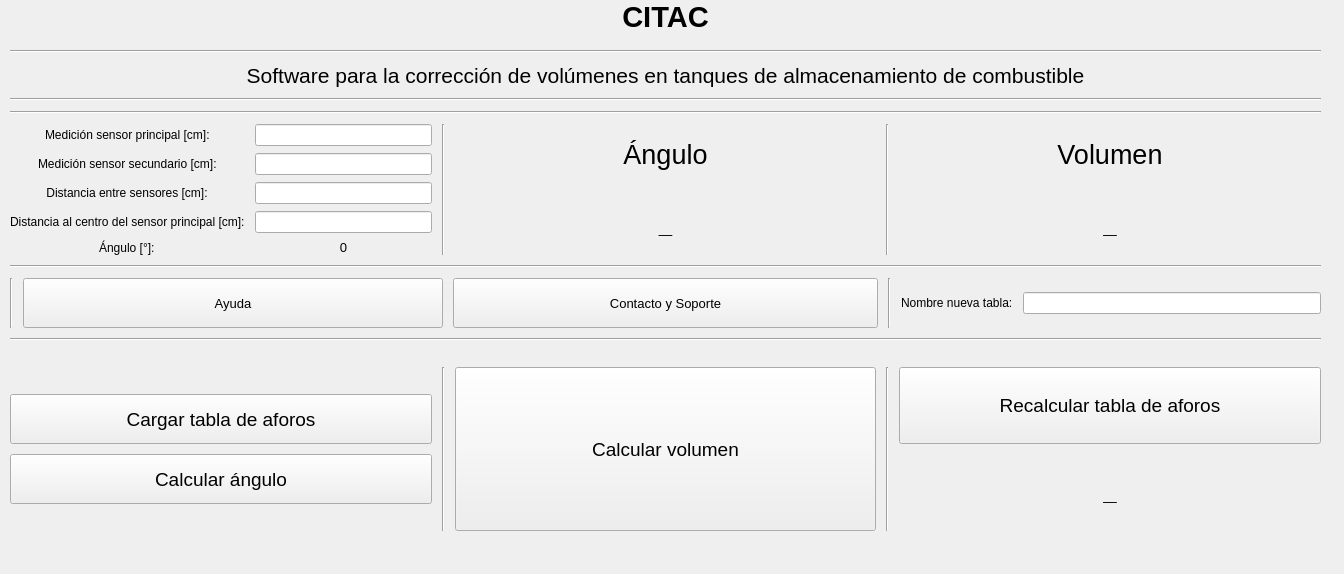
<?xml version="1.0" encoding="UTF-8"?>
<ui version="4.0">
 <class>Ventana</class>
 <widget class="QMainWindow" name="Ventana">
  <property name="geometry">
   <rect>
    <x>0</x>
    <y>0</y>
    <width>1344</width>
    <height>574</height>
   </rect>
  </property>
  <property name="sizePolicy">
   <sizepolicy hsizetype="Fixed" vsizetype="Fixed">
    <horstretch>0</horstretch>
    <verstretch>0</verstretch>
   </sizepolicy>
  </property>
  <property name="windowTitle">
   <string>MainWindow</string>
  </property>
  <property name="windowIcon">
   <iconset>
    <normaloff>../Ojo.png</normaloff>../Ojo.png</iconset>
  </property>
  <property name="autoFillBackground">
   <bool>true</bool>
  </property>
  <property name="styleSheet">
   <string notr="true">alternate-background-color: qlineargradient(spread:repeat, x1:0, y1:0.489, x2:1, y2:0.489, stop:0.858333 rgba(0, 0, 0, 202), stop:1 rgba(255, 255, 255, 255));</string>
  </property>
  <widget class="QWidget" name="centralwidget">
   <property name="enabled">
    <bool>true</bool>
   </property>
   <property name="sizePolicy">
    <sizepolicy hsizetype="Maximum" vsizetype="Maximum">
     <horstretch>0</horstretch>
     <verstretch>0</verstretch>
    </sizepolicy>
   </property>
   <property name="maximumSize">
    <size>
     <width>2500</width>
     <height>1500</height>
    </size>
   </property>
   <widget class="QWidget" name="gridLayoutWidget_2">
    <property name="geometry">
     <rect>
      <x>0</x>
      <y>0</y>
      <width>1331</width>
      <height>541</height>
     </rect>
    </property>
    <layout class="QGridLayout" name="gridLayout_4">
     <item row="2" column="0">
      <layout class="QVBoxLayout" name="verticalLayout">
       <property name="spacing">
        <number>10</number>
       </property>
       <property name="sizeConstraint">
        <enum>QLayout::SetMaximumSize</enum>
       </property>
       <property name="leftMargin">
        <number>10</number>
       </property>
       <property name="topMargin">
        <number>10</number>
       </property>
       <property name="rightMargin">
        <number>10</number>
       </property>
       <property name="bottomMargin">
        <number>10</number>
       </property>
       <item>
        <widget class="Line" name="line_8">
         <property name="orientation">
          <enum>Qt::Horizontal</enum>
         </property>
        </widget>
       </item>
       <item>
        <widget class="QLabel" name="label_7">
         <property name="sizePolicy">
          <sizepolicy hsizetype="Minimum" vsizetype="Fixed">
           <horstretch>0</horstretch>
           <verstretch>0</verstretch>
          </sizepolicy>
         </property>
         <property name="font">
          <font>
           <pointsize>16</pointsize>
          </font>
         </property>
         <property name="text">
          <string>Software para la corrección de volúmenes en tanques de almacenamiento de combustible</string>
         </property>
         <property name="textFormat">
          <enum>Qt::RichText</enum>
         </property>
         <property name="alignment">
          <set>Qt::AlignCenter</set>
         </property>
         <property name="wordWrap">
          <bool>true</bool>
         </property>
        </widget>
       </item>
       <item>
        <widget class="Line" name="line_11">
         <property name="orientation">
          <enum>Qt::Horizontal</enum>
         </property>
        </widget>
       </item>
       <item>
        <widget class="Line" name="line_9">
         <property name="orientation">
          <enum>Qt::Horizontal</enum>
         </property>
        </widget>
       </item>
       <item>
        <layout class="QHBoxLayout" name="horizontalLayout_3">
         <item>
          <layout class="QFormLayout" name="formLayout">
           <property name="sizeConstraint">
            <enum>QLayout::SetMinimumSize</enum>
           </property>
           <property name="labelAlignment">
            <set>Qt::AlignCenter</set>
           </property>
           <property name="formAlignment">
            <set>Qt::AlignCenter</set>
           </property>
           <property name="verticalSpacing">
            <number>7</number>
           </property>
           <item row="0" column="0">
            <widget class="QLabel" name="Altura1s">
             <property name="text">
              <string>Medición sensor principal [cm]:</string>
             </property>
            </widget>
           </item>
           <item row="0" column="1">
            <widget class="QLineEdit" name="Altura1"/>
           </item>
           <item row="1" column="0">
            <widget class="QLabel" name="mediciNSensorPrincipalMLabel_2">
             <property name="text">
              <string>Medición sensor secundario [cm]:</string>
             </property>
            </widget>
           </item>
           <item row="1" column="1">
            <widget class="QLineEdit" name="Altura2"/>
           </item>
           <item row="2" column="0">
            <widget class="QLabel" name="mediciNSensorSecundarioMLabel">
             <property name="text">
              <string>Distancia entre sensores [cm]:</string>
             </property>
             <property name="alignment">
              <set>Qt::AlignCenter</set>
             </property>
            </widget>
           </item>
           <item row="2" column="1">
            <widget class="QLineEdit" name="DisSens"/>
           </item>
           <item row="3" column="0">
            <widget class="QLabel" name="longitudDelCilindroLabel">
             <property name="text">
              <string>Distancia al centro del sensor principal [cm]:</string>
             </property>
            </widget>
           </item>
           <item row="3" column="1">
            <widget class="QLineEdit" name="DisCentro">
             <property name="text">
              <string/>
             </property>
            </widget>
           </item>
           <item row="4" column="0">
            <widget class="QLabel" name="anguloLabel">
             <property name="text">
              <string>Ángulo [°]:</string>
             </property>
            </widget>
           </item>
           <item row="4" column="1">
            <widget class="QLabel" name="AnguloCalc">
             <property name="sizePolicy">
              <sizepolicy hsizetype="Expanding" vsizetype="Preferred">
               <horstretch>0</horstretch>
               <verstretch>0</verstretch>
              </sizepolicy>
             </property>
             <property name="font">
              <font>
               <pointsize>10</pointsize>
              </font>
             </property>
             <property name="text">
              <string>0</string>
             </property>
             <property name="textFormat">
              <enum>Qt::RichText</enum>
             </property>
             <property name="alignment">
              <set>Qt::AlignCenter</set>
             </property>
             <property name="wordWrap">
              <bool>true</bool>
             </property>
            </widget>
           </item>
          </layout>
         </item>
         <item>
          <widget class="Line" name="line_2">
           <property name="orientation">
            <enum>Qt::Vertical</enum>
           </property>
          </widget>
         </item>
         <item>
          <layout class="QVBoxLayout" name="verticalLayout_5">
           <item>
            <widget class="QLabel" name="label_4">
             <property name="sizePolicy">
              <sizepolicy hsizetype="Expanding" vsizetype="Preferred">
               <horstretch>0</horstretch>
               <verstretch>0</verstretch>
              </sizepolicy>
             </property>
             <property name="font">
              <font>
               <pointsize>20</pointsize>
              </font>
             </property>
             <property name="text">
              <string>Ángulo</string>
             </property>
             <property name="textFormat">
              <enum>Qt::RichText</enum>
             </property>
             <property name="alignment">
              <set>Qt::AlignCenter</set>
             </property>
             <property name="wordWrap">
              <bool>true</bool>
             </property>
            </widget>
           </item>
           <item>
            <widget class="QLabel" name="AnguloVis">
             <property name="sizePolicy">
              <sizepolicy hsizetype="Expanding" vsizetype="Preferred">
               <horstretch>0</horstretch>
               <verstretch>0</verstretch>
              </sizepolicy>
             </property>
             <property name="font">
              <font>
               <pointsize>18</pointsize>
               <weight>75</weight>
               <bold>true</bold>
              </font>
             </property>
             <property name="text">
              <string>_</string>
             </property>
             <property name="textFormat">
              <enum>Qt::RichText</enum>
             </property>
             <property name="alignment">
              <set>Qt::AlignCenter</set>
             </property>
             <property name="wordWrap">
              <bool>true</bool>
             </property>
            </widget>
           </item>
          </layout>
         </item>
         <item>
          <widget class="Line" name="line_14">
           <property name="orientation">
            <enum>Qt::Vertical</enum>
           </property>
          </widget>
         </item>
         <item>
          <layout class="QVBoxLayout" name="verticalLayout_4">
           <item>
            <widget class="QLabel" name="label_3">
             <property name="sizePolicy">
              <sizepolicy hsizetype="Expanding" vsizetype="Preferred">
               <horstretch>0</horstretch>
               <verstretch>0</verstretch>
              </sizepolicy>
             </property>
             <property name="font">
              <font>
               <pointsize>20</pointsize>
              </font>
             </property>
             <property name="text">
              <string>Volumen</string>
             </property>
             <property name="textFormat">
              <enum>Qt::RichText</enum>
             </property>
             <property name="alignment">
              <set>Qt::AlignCenter</set>
             </property>
             <property name="wordWrap">
              <bool>true</bool>
             </property>
            </widget>
           </item>
           <item>
            <widget class="QLabel" name="VolVis">
             <property name="sizePolicy">
              <sizepolicy hsizetype="Expanding" vsizetype="Preferred">
               <horstretch>0</horstretch>
               <verstretch>0</verstretch>
              </sizepolicy>
             </property>
             <property name="font">
              <font>
               <pointsize>18</pointsize>
               <weight>75</weight>
               <bold>true</bold>
              </font>
             </property>
             <property name="text">
              <string>_</string>
             </property>
             <property name="textFormat">
              <enum>Qt::RichText</enum>
             </property>
             <property name="alignment">
              <set>Qt::AlignCenter</set>
             </property>
             <property name="wordWrap">
              <bool>true</bool>
             </property>
            </widget>
           </item>
          </layout>
         </item>
        </layout>
       </item>
       <item>
        <widget class="Line" name="line_10">
         <property name="orientation">
          <enum>Qt::Horizontal</enum>
         </property>
        </widget>
       </item>
       <item>
        <layout class="QHBoxLayout" name="horizontalLayout_6">
         <item>
          <widget class="Line" name="line_16">
           <property name="orientation">
            <enum>Qt::Vertical</enum>
           </property>
          </widget>
         </item>
         <item>
          <layout class="QGridLayout" name="gridLayout_5">
           <item row="0" column="0">
            <widget class="QPushButton" name="Ayuda">
             <property name="sizePolicy">
              <sizepolicy hsizetype="Fixed" vsizetype="Fixed">
               <horstretch>0</horstretch>
               <verstretch>0</verstretch>
              </sizepolicy>
             </property>
             <property name="minimumSize">
              <size>
               <width>420</width>
               <height>50</height>
              </size>
             </property>
             <property name="font">
              <font>
               <pointsize>10</pointsize>
              </font>
             </property>
             <property name="text">
              <string>Ayuda</string>
             </property>
            </widget>
           </item>
          </layout>
         </item>
         <item>
          <widget class="QPushButton" name="Contacto">
           <property name="sizePolicy">
            <sizepolicy hsizetype="Fixed" vsizetype="Fixed">
             <horstretch>0</horstretch>
             <verstretch>0</verstretch>
            </sizepolicy>
           </property>
           <property name="minimumSize">
            <size>
             <width>425</width>
             <height>50</height>
            </size>
           </property>
           <property name="font">
            <font>
             <pointsize>10</pointsize>
            </font>
           </property>
           <property name="text">
            <string>Contacto y Soporte</string>
           </property>
          </widget>
         </item>
         <item>
          <widget class="Line" name="line_15">
           <property name="orientation">
            <enum>Qt::Vertical</enum>
           </property>
          </widget>
         </item>
         <item>
          <widget class="QLabel" name="Altura1s_2">
           <property name="text">
            <string>Nombre nueva tabla:</string>
           </property>
          </widget>
         </item>
         <item>
          <widget class="QLineEdit" name="Nombre"/>
         </item>
        </layout>
       </item>
       <item>
        <widget class="Line" name="line">
         <property name="orientation">
          <enum>Qt::Horizontal</enum>
         </property>
        </widget>
       </item>
      </layout>
     </item>
     <item row="0" column="0">
      <widget class="QLabel" name="label_6">
       <property name="sizePolicy">
        <sizepolicy hsizetype="Expanding" vsizetype="Fixed">
         <horstretch>0</horstretch>
         <verstretch>0</verstretch>
        </sizepolicy>
       </property>
       <property name="font">
        <font>
         <pointsize>22</pointsize>
         <weight>75</weight>
         <bold>true</bold>
        </font>
       </property>
       <property name="text">
        <string>CITAC</string>
       </property>
       <property name="textFormat">
        <enum>Qt::RichText</enum>
       </property>
       <property name="alignment">
        <set>Qt::AlignCenter</set>
       </property>
       <property name="wordWrap">
        <bool>true</bool>
       </property>
      </widget>
     </item>
     <item row="4" column="0">
      <layout class="QHBoxLayout" name="horizontalLayout">
       <property name="spacing">
        <number>10</number>
       </property>
       <property name="leftMargin">
        <number>10</number>
       </property>
       <property name="topMargin">
        <number>10</number>
       </property>
       <property name="rightMargin">
        <number>10</number>
       </property>
       <property name="bottomMargin">
        <number>10</number>
       </property>
       <item>
        <layout class="QVBoxLayout" name="verticalLayout_2">
         <item>
          <layout class="QGridLayout" name="gridLayout_3">
           <item row="1" column="0">
            <widget class="QPushButton" name="Cargar">
             <property name="sizePolicy">
              <sizepolicy hsizetype="MinimumExpanding" vsizetype="Fixed">
               <horstretch>150</horstretch>
               <verstretch>0</verstretch>
              </sizepolicy>
             </property>
             <property name="minimumSize">
              <size>
               <width>20</width>
               <height>50</height>
              </size>
             </property>
             <property name="font">
              <font>
               <pointsize>14</pointsize>
              </font>
             </property>
             <property name="text">
              <string>Cargar tabla de aforos</string>
             </property>
            </widget>
           </item>
           <item row="2" column="0">
            <widget class="QPushButton" name="Angulo">
             <property name="sizePolicy">
              <sizepolicy hsizetype="MinimumExpanding" vsizetype="Fixed">
               <horstretch>0</horstretch>
               <verstretch>0</verstretch>
              </sizepolicy>
             </property>
             <property name="minimumSize">
              <size>
               <width>100</width>
               <height>50</height>
              </size>
             </property>
             <property name="font">
              <font>
               <pointsize>14</pointsize>
              </font>
             </property>
             <property name="text">
              <string>Calcular ángulo</string>
             </property>
            </widget>
           </item>
          </layout>
         </item>
        </layout>
       </item>
       <item>
        <widget class="Line" name="line_13">
         <property name="sizePolicy">
          <sizepolicy hsizetype="Fixed" vsizetype="Minimum">
           <horstretch>0</horstretch>
           <verstretch>0</verstretch>
          </sizepolicy>
         </property>
         <property name="orientation">
          <enum>Qt::Vertical</enum>
         </property>
        </widget>
       </item>
       <item>
        <widget class="QPushButton" name="Ingresar">
         <property name="sizePolicy">
          <sizepolicy hsizetype="MinimumExpanding" vsizetype="Preferred">
           <horstretch>0</horstretch>
           <verstretch>0</verstretch>
          </sizepolicy>
         </property>
         <property name="minimumSize">
          <size>
           <width>100</width>
           <height>50</height>
          </size>
         </property>
         <property name="font">
          <font>
           <pointsize>14</pointsize>
          </font>
         </property>
         <property name="text">
          <string>Calcular volumen</string>
         </property>
        </widget>
       </item>
       <item>
        <widget class="Line" name="line_3">
         <property name="orientation">
          <enum>Qt::Vertical</enum>
         </property>
        </widget>
       </item>
       <item>
        <layout class="QHBoxLayout" name="horizontalLayout_5">
         <item>
          <layout class="QVBoxLayout" name="verticalLayout_3">
           <item>
            <widget class="QPushButton" name="Recalcular">
             <property name="sizePolicy">
              <sizepolicy hsizetype="MinimumExpanding" vsizetype="Preferred">
               <horstretch>0</horstretch>
               <verstretch>0</verstretch>
              </sizepolicy>
             </property>
             <property name="minimumSize">
              <size>
               <width>100</width>
               <height>50</height>
              </size>
             </property>
             <property name="font">
              <font>
               <pointsize>14</pointsize>
              </font>
             </property>
             <property name="text">
              <string>Recalcular tabla de aforos</string>
             </property>
            </widget>
           </item>
           <item>
            <widget class="QLabel" name="Ok">
             <property name="sizePolicy">
              <sizepolicy hsizetype="Expanding" vsizetype="Preferred">
               <horstretch>0</horstretch>
               <verstretch>0</verstretch>
              </sizepolicy>
             </property>
             <property name="font">
              <font>
               <pointsize>18</pointsize>
               <weight>75</weight>
               <bold>true</bold>
              </font>
             </property>
             <property name="text">
              <string>_</string>
             </property>
             <property name="textFormat">
              <enum>Qt::RichText</enum>
             </property>
             <property name="alignment">
              <set>Qt::AlignCenter</set>
             </property>
             <property name="wordWrap">
              <bool>true</bool>
             </property>
            </widget>
           </item>
          </layout>
         </item>
        </layout>
       </item>
      </layout>
     </item>
    </layout>
   </widget>
   <widget class="QLabel" name="VarGlobalPos">
    <property name="geometry">
     <rect>
      <x>10</x>
      <y>610</y>
      <width>422</width>
      <height>63</height>
     </rect>
    </property>
    <property name="sizePolicy">
     <sizepolicy hsizetype="Expanding" vsizetype="Preferred">
      <horstretch>0</horstretch>
      <verstretch>0</verstretch>
     </sizepolicy>
    </property>
    <property name="font">
     <font>
      <pointsize>18</pointsize>
      <weight>75</weight>
      <bold>true</bold>
     </font>
    </property>
    <property name="text">
     <string/>
    </property>
    <property name="textFormat">
     <enum>Qt::RichText</enum>
    </property>
    <property name="alignment">
     <set>Qt::AlignCenter</set>
    </property>
    <property name="wordWrap">
     <bool>true</bool>
    </property>
   </widget>
  </widget>
  <widget class="QMenuBar" name="menubar">
   <property name="geometry">
    <rect>
     <x>0</x>
     <y>0</y>
     <width>1344</width>
     <height>26</height>
    </rect>
   </property>
  </widget>
 </widget>
 <resources/>
 <connections/>
</ui>
